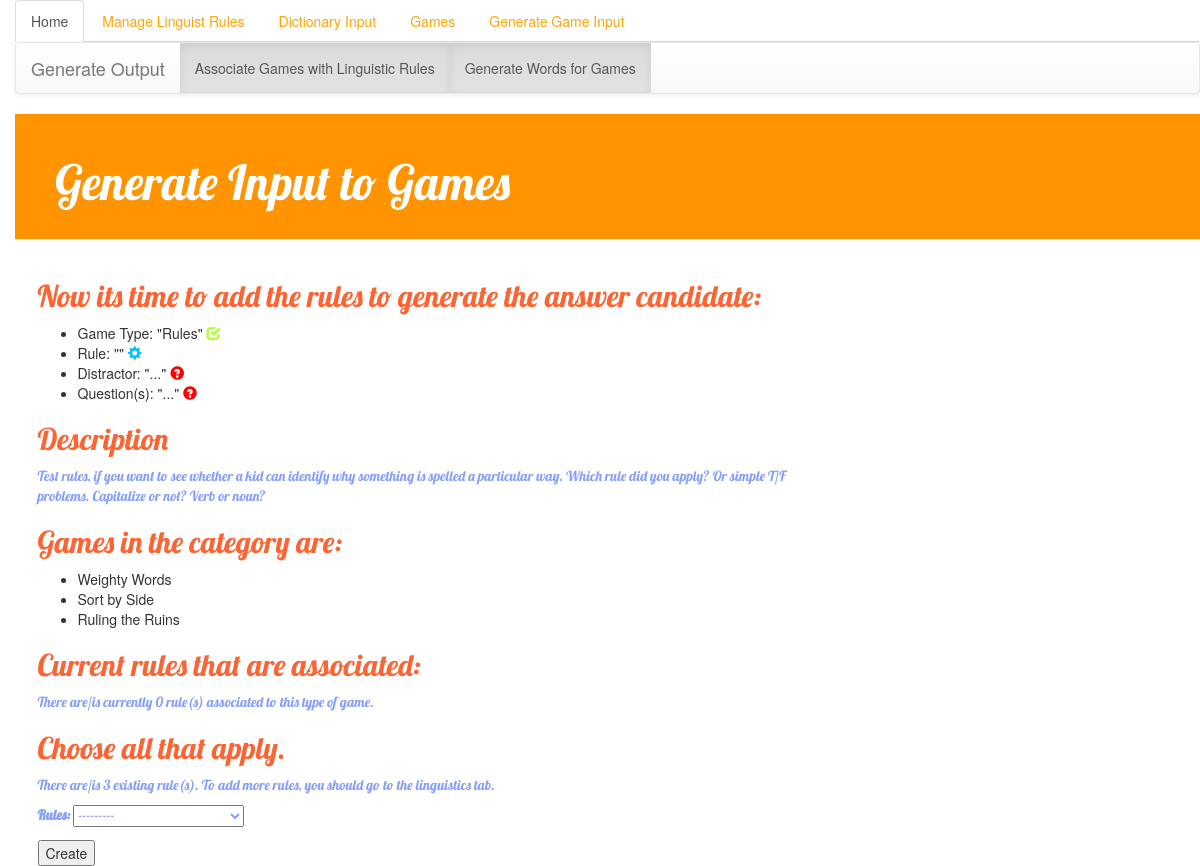
Screenshot of /Wordout/wordout_add/1/ with the database file from the repository.
### Games/models.py (models this page shows, shortened)
class GameType(models.Model):
    name = models.CharField(max_length=200,default='')
    description = models.TextField(default='Missing Description')

class Game(models.Model):
    name = models.CharField(max_length=200,default='')
    type = models.ForeignKey(GameType)
    def __str__(self):
       return self.name

### Wordout/views.py (the view)
# urls.py: url(r'^wordout_add/(?P<pk>\d+)/$', views.wordout_add, name='wordout_add'),
def wordout_add(request,pk):
    gametype = GameType.objects.get(pk=pk)
    if request.method == 'POST':
        rule = request.POST.get('rules')
        return redirect('wordout_add_distractor', rpk=rule, gpk=pk)
    games = Game.objects.filter(type=gametype)
    associations = AssociationTable.objects.filter(gameType=gametype)
    chosenRules = []
    for association in associations.iterator():
        chosenRules.append(association.linguistic_rule_input)
    allRules = LinguisticRule.objects.all()
    number_of_all_rules = allRules.__len__()
    number_of_chosen_rules = chosenRules.__len__()
    form = rulesForm()
    return render(request, 'Wordout/wordout_add.html', {
        'games': games,
        'chosenRules': chosenRules,
        'allRules': allRules,
        'gametype': gametype,
        'num_all_rules': number_of_all_rules,
        'num_chosen_rules': number_of_chosen_rules,
        'form': form
    })

### Wordout/forms.py
class rulesForm(forms.Form):
    rules = forms.ModelChoiceField(queryset=LinguisticRule.objects.all().order_by('name'))

### Linguistics/models.py (called while the page is built)
    def __str__(self):
       return self.name

### templates/Wordout/wordout_add.html (shortened to what this page needs)
{% extends 'Wordout/base.html' %}
{% block content %}
    <div class="post">
        <h2> Now its time to add the rules to generate the answer candidate:  </h2>
        <ul>
        <li> Game Type: "{{ gametype.name }}" <span class='glyphicon glyphicon-check' style="color:greenyellow"></span></li>
        <li> Rule: "{{ rule.name }}" <span class='glyphicon glyphicon-cog' style="color:deepskyblue"></span></li>
        <li> Distractor: "..." <span class='glyphicon glyphicon-question-sign' style="color:red"></span></li>
        <li> Question(s): "..." <span class='glyphicon glyphicon-question-sign' style="color:red"></span></li>
        </ul>
        <h2>Description</h2>
        <p>
            {{ gametype.description }}
        </p>
        <h2>Games in the category are: </h2>
        <ul>
            {% for game in games %}
                <li>{{ game }}</li>
            {% endfor %}
        </ul>
        <h2>Current rules that are associated: </h2>
        <p>There are/is currently {{ num_chosen_rules }} rule(s) associated to this type of game. </p>
        <h2> Choose all that apply. </h2>
        <p>
            There are/is {{ num_all_rules }} existing rule(s).
            To add more rules, you should go to the linguistics tab.
        </p>
    <form action="" method="post">{% csrf_token %}
        {{ form.as_p }}
        <input type="submit" value="Create" />
    </form>
 </div>
{% endblock content %}

### Input/static/Input/css/style.css (style rules this page uses)
body { padding-left: 15px; }
.post h2 { color: #fc6433; font-family: 'Lobster'; }
.post p { color: #869ffc; font-family: 'Lobster'; }

### rows the page displays
GameType: name "Rules", description "Test rules, if you want to see whether a kid can identify why something is spelled a particular way. Which rule did you apply? Or simple T/F problems. Capitalize or not? Verb or noun?"
Game: name "Weighty Words"
Game: name "Sort by Side"
Game: name "Ruling the Ruins"

### other values shown
{{ num_chosen_rules }} "0"
{{ num_all_rules }} "3"
